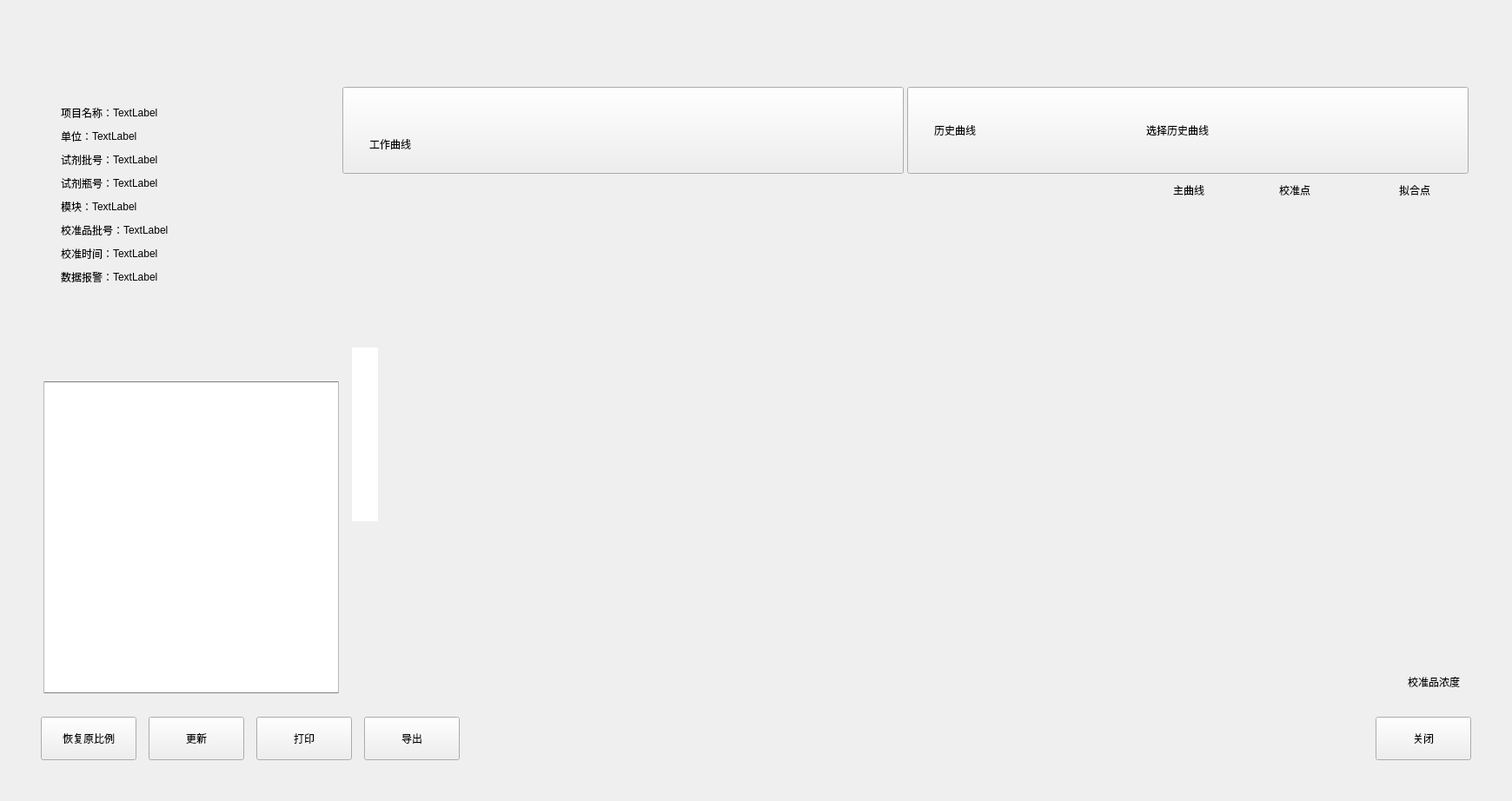
<?xml version="1.0" encoding="UTF-8"?>
<ui version="4.0">
 <class>ImQCaliBrateResult</class>
 <widget class="BaseDlg" name="ImQCaliBrateResult">
  <property name="geometry">
   <rect>
    <x>0</x>
    <y>0</y>
    <width>1740</width>
    <height>922</height>
   </rect>
  </property>
  <property name="windowTitle">
   <string>ImQCaliBrateResult</string>
  </property>
  <widget class="CScatterPlotClass" name="curve_widget" native="true">
   <property name="geometry">
    <rect>
     <x>448</x>
     <y>233</y>
     <width>1241</width>
     <height>553</height>
    </rect>
   </property>
  </widget>
  <widget class="TPPPushButton" name="im_history_btn">
   <property name="geometry">
    <rect>
     <x>1044</x>
     <y>100</y>
     <width>646</width>
     <height>100</height>
    </rect>
   </property>
   <property name="text">
    <string/>
   </property>
  </widget>
  <widget class="QTableView" name="calibrate_result">
   <property name="geometry">
    <rect>
     <x>50</x>
     <y>439</y>
     <width>340</width>
     <height>359</height>
    </rect>
   </property>
   <property name="horizontalScrollBarPolicy">
    <enum>Qt::ScrollBarAlwaysOff</enum>
   </property>
   <property name="showGrid">
    <bool>false</bool>
   </property>
   <property name="table_fonts" stdset="0">
    <string>font_14</string>
   </property>
   <attribute name="horizontalHeaderVisible">
    <bool>true</bool>
   </attribute>
   <attribute name="horizontalHeaderDefaultSectionSize">
    <number>95</number>
   </attribute>
   <attribute name="horizontalHeaderHighlightSections">
    <bool>false</bool>
   </attribute>
   <attribute name="horizontalHeaderStretchLastSection">
    <bool>true</bool>
   </attribute>
   <attribute name="verticalHeaderVisible">
    <bool>false</bool>
   </attribute>
   <attribute name="verticalHeaderDefaultSectionSize">
    <number>45</number>
   </attribute>
   <attribute name="verticalHeaderHighlightSections">
    <bool>false</bool>
   </attribute>
  </widget>
  <widget class="QPushButton" name="close_btn">
   <property name="geometry">
    <rect>
     <x>1583</x>
     <y>825</y>
     <width>110</width>
     <height>50</height>
    </rect>
   </property>
   <property name="text">
    <string>关闭</string>
   </property>
   <property name="buttons" stdset="0">
    <string>btn_dlg</string>
   </property>
  </widget>
  <widget class="QPushButton" name="im_curve_current">
   <property name="geometry">
    <rect>
     <x>394</x>
     <y>100</y>
     <width>646</width>
     <height>100</height>
    </rect>
   </property>
   <property name="text">
    <string/>
   </property>
   <property name="flat">
    <bool>false</bool>
   </property>
  </widget>
  <widget class="QFrame" name="line_h">
   <property name="geometry">
    <rect>
     <x>50</x>
     <y>439</y>
     <width>340</width>
     <height>1</height>
    </rect>
   </property>
   <property name="styleSheet">
    <string notr="true">background: #a4a4a4;</string>
   </property>
   <property name="frameShape">
    <enum>QFrame::StyledPanel</enum>
   </property>
   <property name="frameShadow">
    <enum>QFrame::Raised</enum>
   </property>
   <property name="lines" stdset="0">
    <string>solid</string>
   </property>
  </widget>
  <widget class="QFrame" name="line_h_2">
   <property name="geometry">
    <rect>
     <x>50</x>
     <y>797</y>
     <width>340</width>
     <height>1</height>
    </rect>
   </property>
   <property name="styleSheet">
    <string notr="true">background: #a4a4a4;</string>
   </property>
   <property name="frameShape">
    <enum>QFrame::StyledPanel</enum>
   </property>
   <property name="frameShadow">
    <enum>QFrame::Raised</enum>
   </property>
   <property name="lines" stdset="0">
    <string>solid</string>
   </property>
  </widget>
  <widget class="QFrame" name="line_v">
   <property name="geometry">
    <rect>
     <x>50</x>
     <y>439</y>
     <width>1</width>
     <height>359</height>
    </rect>
   </property>
   <property name="frameShape">
    <enum>QFrame::StyledPanel</enum>
   </property>
   <property name="frameShadow">
    <enum>QFrame::Raised</enum>
   </property>
   <property name="lines" stdset="0">
    <string>solid</string>
   </property>
  </widget>
  <widget class="QFrame" name="line_v_2">
   <property name="geometry">
    <rect>
     <x>389</x>
     <y>439</y>
     <width>1</width>
     <height>359</height>
    </rect>
   </property>
   <property name="frameShape">
    <enum>QFrame::StyledPanel</enum>
   </property>
   <property name="frameShadow">
    <enum>QFrame::Raised</enum>
   </property>
   <property name="lines" stdset="0">
    <string>solid</string>
   </property>
  </widget>
  <widget class="QLabel" name="label_conc">
   <property name="geometry">
    <rect>
     <x>1280</x>
     <y>765</y>
     <width>400</width>
     <height>40</height>
    </rect>
   </property>
   <property name="text">
    <string>校准品浓度</string>
   </property>
   <property name="alignment">
    <set>Qt::AlignRight|Qt::AlignTrailing|Qt::AlignVCenter</set>
   </property>
   <property name="fonts" stdset="0">
    <string notr="true">16</string>
   </property>
  </widget>
  <widget class="QLabel" name="bk_label">
   <property name="geometry">
    <rect>
     <x>394</x>
     <y>204</y>
     <width>1296</width>
     <height>594</height>
    </rect>
   </property>
   <property name="text">
    <string/>
   </property>
   <property name="borders" stdset="0">
    <string>all</string>
   </property>
  </widget>
  <widget class="QWidget" name="layoutWidget">
   <property name="geometry">
    <rect>
     <x>0</x>
     <y>0</y>
     <width>2</width>
     <height>2</height>
    </rect>
   </property>
   <layout class="QHBoxLayout" name="horizontalLayout"/>
  </widget>
  <widget class="QWidget" name="widget1" native="true">
   <property name="geometry">
    <rect>
     <x>50</x>
     <y>100</y>
     <width>340</width>
     <height>335</height>
    </rect>
   </property>
   <property name="borders" stdset="0">
    <string notr="true">all</string>
   </property>
   <property name="bks" stdset="0">
    <string notr="true">gray</string>
   </property>
   <property name="fonts" stdset="0">
    <string notr="true">16</string>
   </property>
   <layout class="QVBoxLayout" name="verticalLayout">
    <property name="spacing">
     <number>7</number>
    </property>
    <property name="leftMargin">
     <number>20</number>
    </property>
    <property name="topMargin">
     <number>20</number>
    </property>
    <property name="rightMargin">
     <number>0</number>
    </property>
    <property name="bottomMargin">
     <number>0</number>
    </property>
    <item>
     <layout class="QHBoxLayout" name="horizontalLayout_2">
      <property name="spacing">
       <number>0</number>
      </property>
      <item>
       <widget class="QLabel" name="tlabel">
        <property name="text">
         <string>项目名称：</string>
        </property>
       </widget>
      </item>
      <item>
       <widget class="QLabel" name="label_1">
        <property name="text">
         <string>TextLabel</string>
        </property>
       </widget>
      </item>
      <item>
       <spacer name="horizontalSpacer">
        <property name="orientation">
         <enum>Qt::Horizontal</enum>
        </property>
        <property name="sizeHint" stdset="0">
         <size>
          <width>40</width>
          <height>20</height>
         </size>
        </property>
       </spacer>
      </item>
     </layout>
    </item>
    <item>
     <layout class="QHBoxLayout" name="horizontalLayout_3">
      <property name="spacing">
       <number>0</number>
      </property>
      <item>
       <widget class="QLabel" name="tlabel_15">
        <property name="text">
         <string>单位：</string>
        </property>
       </widget>
      </item>
      <item>
       <widget class="QLabel" name="label_2">
        <property name="text">
         <string>TextLabel</string>
        </property>
       </widget>
      </item>
      <item>
       <spacer name="horizontalSpacer_2">
        <property name="orientation">
         <enum>Qt::Horizontal</enum>
        </property>
        <property name="sizeHint" stdset="0">
         <size>
          <width>40</width>
          <height>20</height>
         </size>
        </property>
       </spacer>
      </item>
     </layout>
    </item>
    <item>
     <layout class="QHBoxLayout" name="horizontalLayout_4">
      <property name="spacing">
       <number>0</number>
      </property>
      <item>
       <widget class="QLabel" name="tlabel_9">
        <property name="text">
         <string>试剂批号：</string>
        </property>
       </widget>
      </item>
      <item>
       <widget class="QLabel" name="label_3">
        <property name="text">
         <string>TextLabel</string>
        </property>
       </widget>
      </item>
      <item>
       <spacer name="horizontalSpacer_3">
        <property name="orientation">
         <enum>Qt::Horizontal</enum>
        </property>
        <property name="sizeHint" stdset="0">
         <size>
          <width>40</width>
          <height>20</height>
         </size>
        </property>
       </spacer>
      </item>
     </layout>
    </item>
    <item>
     <layout class="QHBoxLayout" name="horizontalLayout_5">
      <property name="spacing">
       <number>0</number>
      </property>
      <item>
       <widget class="QLabel" name="tlabel_14">
        <property name="text">
         <string>试剂瓶号：</string>
        </property>
       </widget>
      </item>
      <item>
       <widget class="QLabel" name="label_4">
        <property name="text">
         <string>TextLabel</string>
        </property>
       </widget>
      </item>
      <item>
       <spacer name="horizontalSpacer_4">
        <property name="orientation">
         <enum>Qt::Horizontal</enum>
        </property>
        <property name="sizeHint" stdset="0">
         <size>
          <width>40</width>
          <height>20</height>
         </size>
        </property>
       </spacer>
      </item>
     </layout>
    </item>
    <item>
     <layout class="QHBoxLayout" name="horizontalLayout_29">
      <property name="spacing">
       <number>0</number>
      </property>
      <item>
       <widget class="QLabel" name="label2">
        <property name="text">
         <string>模块：</string>
        </property>
       </widget>
      </item>
      <item>
       <widget class="QLabel" name="label_5">
        <property name="text">
         <string>TextLabel</string>
        </property>
       </widget>
      </item>
      <item>
       <spacer name="horizontalSpacer_29">
        <property name="orientation">
         <enum>Qt::Horizontal</enum>
        </property>
        <property name="sizeHint" stdset="0">
         <size>
          <width>40</width>
          <height>20</height>
         </size>
        </property>
       </spacer>
      </item>
     </layout>
    </item>
    <item>
     <layout class="QHBoxLayout" name="horizontalLayout_6">
      <property name="spacing">
       <number>0</number>
      </property>
      <item>
       <widget class="QLabel" name="tlabel_10">
        <property name="text">
         <string>校准品批号：</string>
        </property>
       </widget>
      </item>
      <item>
       <widget class="QLabel" name="label_6">
        <property name="text">
         <string>TextLabel</string>
        </property>
       </widget>
      </item>
      <item>
       <spacer name="horizontalSpacer_5">
        <property name="orientation">
         <enum>Qt::Horizontal</enum>
        </property>
        <property name="sizeHint" stdset="0">
         <size>
          <width>40</width>
          <height>20</height>
         </size>
        </property>
       </spacer>
      </item>
     </layout>
    </item>
    <item>
     <layout class="QHBoxLayout" name="horizontalLayout_101">
      <property name="spacing">
       <number>0</number>
      </property>
     </layout>
    </item>
    <item>
     <layout class="QHBoxLayout" name="horizontalLayout_7">
      <property name="spacing">
       <number>0</number>
      </property>
      <item>
       <widget class="QLabel" name="tlabel_12">
        <property name="text">
         <string>校准时间：</string>
        </property>
       </widget>
      </item>
      <item>
       <widget class="QLabel" name="label_8">
        <property name="text">
         <string>TextLabel</string>
        </property>
       </widget>
      </item>
      <item>
       <spacer name="horizontalSpacer_6">
        <property name="orientation">
         <enum>Qt::Horizontal</enum>
        </property>
        <property name="sizeHint" stdset="0">
         <size>
          <width>40</width>
          <height>20</height>
         </size>
        </property>
       </spacer>
      </item>
     </layout>
    </item>
    <item>
     <layout class="QHBoxLayout" name="horizontalLayout_22">
      <property name="spacing">
       <number>0</number>
      </property>
      <item>
       <widget class="QLabel" name="label">
        <property name="text">
         <string>数据报警：</string>
        </property>
       </widget>
      </item>
      <item>
       <widget class="QLabel" name="label_9">
        <property name="text">
         <string>TextLabel</string>
        </property>
       </widget>
      </item>
      <item>
       <spacer name="horizontalSpacer_22">
        <property name="orientation">
         <enum>Qt::Horizontal</enum>
        </property>
        <property name="sizeHint" stdset="0">
         <size>
          <width>40</width>
          <height>20</height>
         </size>
        </property>
       </spacer>
      </item>
     </layout>
    </item>
    <item>
     <spacer name="verticalSpacer">
      <property name="orientation">
       <enum>Qt::Vertical</enum>
      </property>
      <property name="sizeHint" stdset="0">
       <size>
        <width>20</width>
        <height>40</height>
       </size>
      </property>
     </spacer>
    </item>
   </layout>
  </widget>
  <widget class="QWidget" name="widget9" native="true">
   <property name="geometry">
    <rect>
     <x>885</x>
     <y>207</y>
     <width>801</width>
     <height>24</height>
    </rect>
   </property>
   <layout class="QHBoxLayout" name="horizontalLayout_12">
    <property name="spacing">
     <number>50</number>
    </property>
    <property name="leftMargin">
     <number>0</number>
    </property>
    <property name="topMargin">
     <number>0</number>
    </property>
    <property name="rightMargin">
     <number>40</number>
    </property>
    <property name="bottomMargin">
     <number>0</number>
    </property>
    <item>
     <layout class="QHBoxLayout" name="horizontalLayout_17">
      <property name="spacing">
       <number>10</number>
      </property>
      <item>
       <layout class="QHBoxLayout" name="horizontalLayout_18">
        <item>
         <spacer name="horizontalSpacer_7">
          <property name="orientation">
           <enum>Qt::Horizontal</enum>
          </property>
          <property name="sizeHint" stdset="0">
           <size>
            <width>40</width>
            <height>20</height>
           </size>
          </property>
         </spacer>
        </item>
        <item>
         <widget class="QLabel" name="master_curve_legend_label">
          <property name="minimumSize">
           <size>
            <width>40</width>
            <height>10</height>
           </size>
          </property>
          <property name="styleSheet">
           <string notr="true"/>
          </property>
          <property name="text">
           <string/>
          </property>
          <property name="shapes" stdset="0">
           <string/>
          </property>
         </widget>
        </item>
       </layout>
      </item>
      <item>
       <widget class="QLabel" name="legend_text_fitting_2">
        <property name="text">
         <string>主曲线</string>
        </property>
        <property name="fonts" stdset="0">
         <string>16</string>
        </property>
       </widget>
      </item>
     </layout>
    </item>
    <item>
     <layout class="QHBoxLayout" name="horizontalLayout_9">
      <property name="spacing">
       <number>10</number>
      </property>
      <item>
       <layout class="QHBoxLayout" name="horizontalLayout_8">
        <item>
         <widget class="QLabel" name="legend_label">
          <property name="minimumSize">
           <size>
            <width>10</width>
            <height>10</height>
           </size>
          </property>
          <property name="text">
           <string/>
          </property>
          <property name="shapes" stdset="0">
           <string>legend_dot_green</string>
          </property>
         </widget>
        </item>
        <item>
         <widget class="QLabel" name="legend_label_2">
          <property name="minimumSize">
           <size>
            <width>10</width>
            <height>10</height>
           </size>
          </property>
          <property name="styleSheet">
           <string notr="true"/>
          </property>
          <property name="text">
           <string/>
          </property>
          <property name="shapes" stdset="0">
           <string>legend_dot_blue</string>
          </property>
         </widget>
        </item>
       </layout>
      </item>
      <item>
       <widget class="QLabel" name="legend_text_cal">
        <property name="text">
         <string>校准点</string>
        </property>
        <property name="fonts" stdset="0">
         <string>16</string>
        </property>
       </widget>
      </item>
     </layout>
    </item>
    <item>
     <layout class="QHBoxLayout" name="horizontalLayout_11">
      <property name="spacing">
       <number>10</number>
      </property>
      <item>
       <layout class="QHBoxLayout" name="horizontalLayout_10">
        <item>
         <widget class="QLabel" name="legend_label_5">
          <property name="minimumSize">
           <size>
            <width>10</width>
            <height>10</height>
           </size>
          </property>
          <property name="styleSheet">
           <string notr="true"/>
          </property>
          <property name="text">
           <string/>
          </property>
          <property name="shapes" stdset="0">
           <string>legend_circle_gray</string>
          </property>
         </widget>
        </item>
        <item>
         <widget class="QLabel" name="legend_label_3">
          <property name="minimumSize">
           <size>
            <width>10</width>
            <height>10</height>
           </size>
          </property>
          <property name="styleSheet">
           <string notr="true"/>
          </property>
          <property name="text">
           <string/>
          </property>
          <property name="shapes" stdset="0">
           <string>legend_circle_green</string>
          </property>
         </widget>
        </item>
        <item>
         <widget class="QLabel" name="legend_label_4">
          <property name="minimumSize">
           <size>
            <width>10</width>
            <height>10</height>
           </size>
          </property>
          <property name="styleSheet">
           <string notr="true"/>
          </property>
          <property name="text">
           <string/>
          </property>
          <property name="shapes" stdset="0">
           <string>legend_circle_blue</string>
          </property>
         </widget>
        </item>
       </layout>
      </item>
      <item>
       <widget class="QLabel" name="legend_text_fitting">
        <property name="text">
         <string>拟合点</string>
        </property>
        <property name="fonts" stdset="0">
         <string>16</string>
        </property>
       </widget>
      </item>
     </layout>
    </item>
   </layout>
  </widget>
  <widget class="QGraphicsView" name="graphicsLabel">
   <property name="geometry">
    <rect>
     <x>405</x>
     <y>400</y>
     <width>30</width>
     <height>200</height>
    </rect>
   </property>
   <property name="frameShape">
    <enum>QFrame::NoFrame</enum>
   </property>
  </widget>
  <widget class="QLabel" name="text_choose_curve_label">
   <property name="geometry">
    <rect>
     <x>1205</x>
     <y>130</y>
     <width>300</width>
     <height>40</height>
    </rect>
   </property>
   <property name="text">
    <string>选择历史曲线</string>
   </property>
   <property name="alignment">
    <set>Qt::AlignCenter</set>
   </property>
   <property name="colors" stdset="0">
    <string>light_blue</string>
   </property>
   <property name="fonts" stdset="0">
    <string notr="true">16</string>
   </property>
  </widget>
  <widget class="QWidget" name="widget2" native="true">
   <property name="geometry">
    <rect>
     <x>47</x>
     <y>825</y>
     <width>1191</width>
     <height>50</height>
    </rect>
   </property>
   <layout class="QHBoxLayout" name="horizontalLayout_13">
    <property name="spacing">
     <number>14</number>
    </property>
    <property name="leftMargin">
     <number>0</number>
    </property>
    <property name="topMargin">
     <number>0</number>
    </property>
    <property name="rightMargin">
     <number>0</number>
    </property>
    <property name="bottomMargin">
     <number>0</number>
    </property>
    <item>
     <widget class="QPushButton" name="restore_btn">
      <property name="minimumSize">
       <size>
        <width>110</width>
        <height>50</height>
       </size>
      </property>
      <property name="text">
       <string>恢复原比例</string>
      </property>
      <property name="buttons" stdset="0">
       <string>btn_dlg</string>
      </property>
     </widget>
    </item>
    <item>
     <widget class="QPushButton" name="update_btn">
      <property name="minimumSize">
       <size>
        <width>110</width>
        <height>50</height>
       </size>
      </property>
      <property name="text">
       <string>更新</string>
      </property>
      <property name="buttons" stdset="0">
       <string>btn_dlg</string>
      </property>
     </widget>
    </item>
    <item>
     <widget class="QPushButton" name="CaliPrintBtn">
      <property name="minimumSize">
       <size>
        <width>110</width>
        <height>50</height>
       </size>
      </property>
      <property name="text">
       <string>打印</string>
      </property>
      <property name="buttons" stdset="0">
       <string>btn_dlg</string>
      </property>
     </widget>
    </item>
    <item>
     <widget class="QPushButton" name="CaliExportBtn">
      <property name="minimumSize">
       <size>
        <width>110</width>
        <height>50</height>
       </size>
      </property>
      <property name="text">
       <string>导出</string>
      </property>
      <property name="buttons" stdset="0">
       <string>btn_dlg</string>
      </property>
     </widget>
    </item>
    <item>
     <spacer name="horizontalSpacer_8">
      <property name="orientation">
       <enum>Qt::Horizontal</enum>
      </property>
      <property name="sizeHint" stdset="0">
       <size>
        <width>40</width>
        <height>20</height>
       </size>
      </property>
     </spacer>
    </item>
   </layout>
  </widget>
  <widget class="QWidget" name="widget_3" native="true">
   <property name="geometry">
    <rect>
     <x>425</x>
     <y>125</y>
     <width>610</width>
     <height>50</height>
    </rect>
   </property>
   <property name="minimumSize">
    <size>
     <width>610</width>
     <height>0</height>
    </size>
   </property>
   <layout class="QHBoxLayout" name="horizontalLayout_15">
    <property name="spacing">
     <number>10</number>
    </property>
    <property name="leftMargin">
     <number>0</number>
    </property>
    <property name="topMargin">
     <number>0</number>
    </property>
    <property name="rightMargin">
     <number>0</number>
    </property>
    <property name="bottomMargin">
     <number>0</number>
    </property>
    <item>
     <widget class="QLabel" name="text_work_curve_label">
      <property name="text">
       <string>工作曲线</string>
      </property>
      <property name="alignment">
       <set>Qt::AlignBottom|Qt::AlignLeading|Qt::AlignLeft</set>
      </property>
     </widget>
    </item>
    <item>
     <spacer name="horizontalSpacer_9">
      <property name="orientation">
       <enum>Qt::Horizontal</enum>
      </property>
      <property name="sizeType">
       <enum>QSizePolicy::Fixed</enum>
      </property>
      <property name="sizeHint" stdset="0">
       <size>
        <width>40</width>
        <height>20</height>
       </size>
      </property>
     </spacer>
    </item>
    <item>
     <widget class="QLabel" name="lot_lable_icon">
      <property name="minimumSize">
       <size>
        <width>20</width>
        <height>20</height>
       </size>
      </property>
      <property name="maximumSize">
       <size>
        <width>20</width>
        <height>20</height>
       </size>
      </property>
      <property name="text">
       <string/>
      </property>
     </widget>
    </item>
    <item>
     <widget class="QLabel" name="lot_lable">
      <property name="minimumSize">
       <size>
        <width>80</width>
        <height>0</height>
       </size>
      </property>
      <property name="text">
       <string/>
      </property>
     </widget>
    </item>
    <item>
     <spacer name="horizontalSpacer_10">
      <property name="orientation">
       <enum>Qt::Horizontal</enum>
      </property>
      <property name="sizeType">
       <enum>QSizePolicy::Fixed</enum>
      </property>
      <property name="sizeHint" stdset="0">
       <size>
        <width>30</width>
        <height>20</height>
       </size>
      </property>
     </spacer>
    </item>
    <item>
     <widget class="QLabel" name="time_lable_icon">
      <property name="minimumSize">
       <size>
        <width>18</width>
        <height>18</height>
       </size>
      </property>
      <property name="maximumSize">
       <size>
        <width>18</width>
        <height>18</height>
       </size>
      </property>
      <property name="text">
       <string/>
      </property>
     </widget>
    </item>
    <item>
     <widget class="QLabel" name="time_lable">
      <property name="minimumSize">
       <size>
        <width>170</width>
        <height>0</height>
       </size>
      </property>
      <property name="text">
       <string/>
      </property>
     </widget>
    </item>
    <item>
     <spacer name="horizontalSpacer_11">
      <property name="orientation">
       <enum>Qt::Horizontal</enum>
      </property>
      <property name="sizeHint" stdset="0">
       <size>
        <width>40</width>
        <height>20</height>
       </size>
      </property>
     </spacer>
    </item>
   </layout>
  </widget>
  <widget class="QWidget" name="widget" native="true">
   <property name="geometry">
    <rect>
     <x>1075</x>
     <y>125</y>
     <width>610</width>
     <height>50</height>
    </rect>
   </property>
   <layout class="QHBoxLayout" name="horizontalLayout_14">
    <property name="spacing">
     <number>10</number>
    </property>
    <property name="leftMargin">
     <number>0</number>
    </property>
    <property name="topMargin">
     <number>0</number>
    </property>
    <property name="rightMargin">
     <number>0</number>
    </property>
    <property name="bottomMargin">
     <number>0</number>
    </property>
    <item>
     <widget class="QLabel" name="text_history_curve_label">
      <property name="text">
       <string>历史曲线</string>
      </property>
      <property name="alignment">
       <set>Qt::AlignLeading|Qt::AlignLeft|Qt::AlignVCenter</set>
      </property>
     </widget>
    </item>
    <item>
     <spacer name="horizontalSpacer_12">
      <property name="orientation">
       <enum>Qt::Horizontal</enum>
      </property>
      <property name="sizeType">
       <enum>QSizePolicy::Fixed</enum>
      </property>
      <property name="sizeHint" stdset="0">
       <size>
        <width>40</width>
        <height>20</height>
       </size>
      </property>
     </spacer>
    </item>
    <item>
     <widget class="QLabel" name="lot_lable_his_icon">
      <property name="minimumSize">
       <size>
        <width>20</width>
        <height>20</height>
       </size>
      </property>
      <property name="maximumSize">
       <size>
        <width>20</width>
        <height>20</height>
       </size>
      </property>
      <property name="text">
       <string/>
      </property>
     </widget>
    </item>
    <item>
     <widget class="QLabel" name="lot_lable_his">
      <property name="minimumSize">
       <size>
        <width>80</width>
        <height>0</height>
       </size>
      </property>
      <property name="text">
       <string/>
      </property>
     </widget>
    </item>
    <item>
     <spacer name="horizontalSpacer_13">
      <property name="orientation">
       <enum>Qt::Horizontal</enum>
      </property>
      <property name="sizeType">
       <enum>QSizePolicy::Fixed</enum>
      </property>
      <property name="sizeHint" stdset="0">
       <size>
        <width>30</width>
        <height>20</height>
       </size>
      </property>
     </spacer>
    </item>
    <item>
     <widget class="QLabel" name="time_lable_his_icon">
      <property name="minimumSize">
       <size>
        <width>18</width>
        <height>18</height>
       </size>
      </property>
      <property name="maximumSize">
       <size>
        <width>18</width>
        <height>18</height>
       </size>
      </property>
      <property name="text">
       <string/>
      </property>
     </widget>
    </item>
    <item>
     <widget class="QLabel" name="time_lable_his">
      <property name="minimumSize">
       <size>
        <width>170</width>
        <height>0</height>
       </size>
      </property>
      <property name="text">
       <string/>
      </property>
     </widget>
    </item>
    <item>
     <spacer name="horizontalSpacer_14">
      <property name="orientation">
       <enum>Qt::Horizontal</enum>
      </property>
      <property name="sizeHint" stdset="0">
       <size>
        <width>40</width>
        <height>20</height>
       </size>
      </property>
     </spacer>
    </item>
   </layout>
  </widget>
  <widget class="QLabel" name="im_history_btn_arrow">
   <property name="geometry">
    <rect>
     <x>1650</x>
     <y>146</y>
     <width>12</width>
     <height>10</height>
    </rect>
   </property>
   <property name="styleSheet">
    <string notr="true"/>
   </property>
   <property name="text">
    <string/>
   </property>
  </widget>
  <zorder>im_history_btn</zorder>
  <zorder>widget9</zorder>
  <zorder>widget2</zorder>
  <zorder>bk_label</zorder>
  <zorder>widget</zorder>
  <zorder>layoutWidget</zorder>
  <zorder>im_curve_current</zorder>
  <zorder>calibrate_result</zorder>
  <zorder>close_btn</zorder>
  <zorder>line_h</zorder>
  <zorder>line_h_2</zorder>
  <zorder>line_v</zorder>
  <zorder>line_v_2</zorder>
  <zorder>curve_widget</zorder>
  <zorder>label_conc</zorder>
  <zorder>widget1</zorder>
  <zorder>graphicsLabel</zorder>
  <zorder>text_choose_curve_label</zorder>
  <zorder>widget_3</zorder>
  <zorder>im_history_btn_arrow</zorder>
 </widget>
 <layoutdefault spacing="6" margin="11"/>
 <customwidgets>
  <customwidget>
   <class>BaseDlg</class>
   <extends>QWidget</extends>
   <header>shared/basedlg.h</header>
   <container>1</container>
  </customwidget>
  <customwidget>
   <class>CScatterPlotClass</class>
   <extends>QWidget</extends>
   <header>curveDraw/ScatterPlotClass.h</header>
   <container>1</container>
  </customwidget>
  <customwidget>
   <class>TPPPushButton</class>
   <extends>QPushButton</extends>
   <header>shared/tpppushbutton.h</header>
  </customwidget>
 </customwidgets>
 <resources/>
 <connections/>
</ui>
